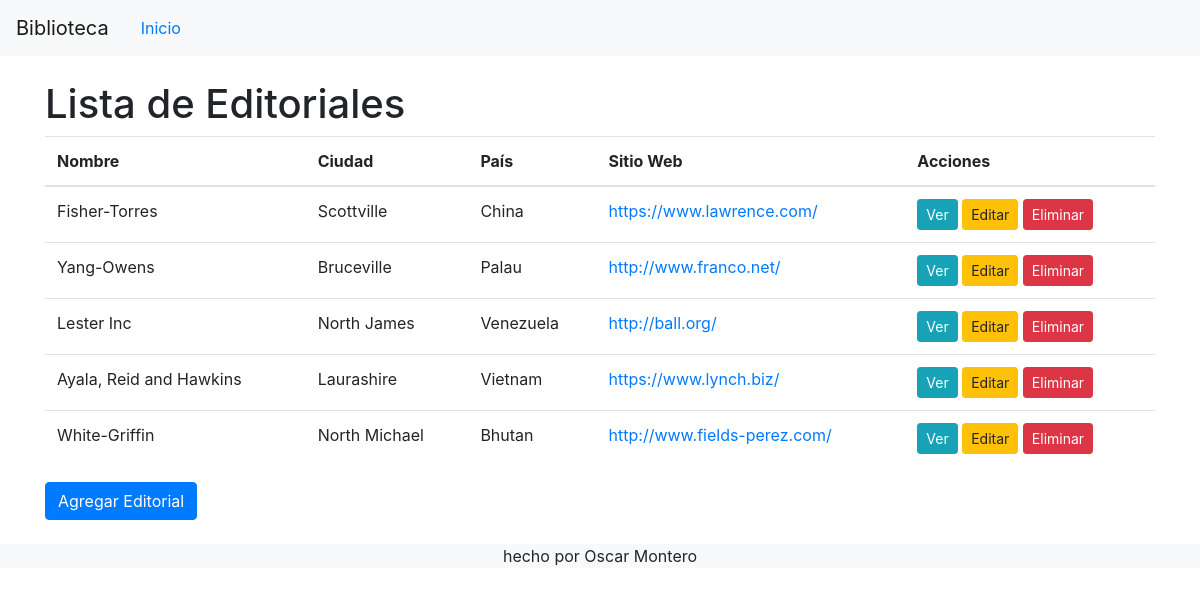
Page /publishers/ on the earlier database version.
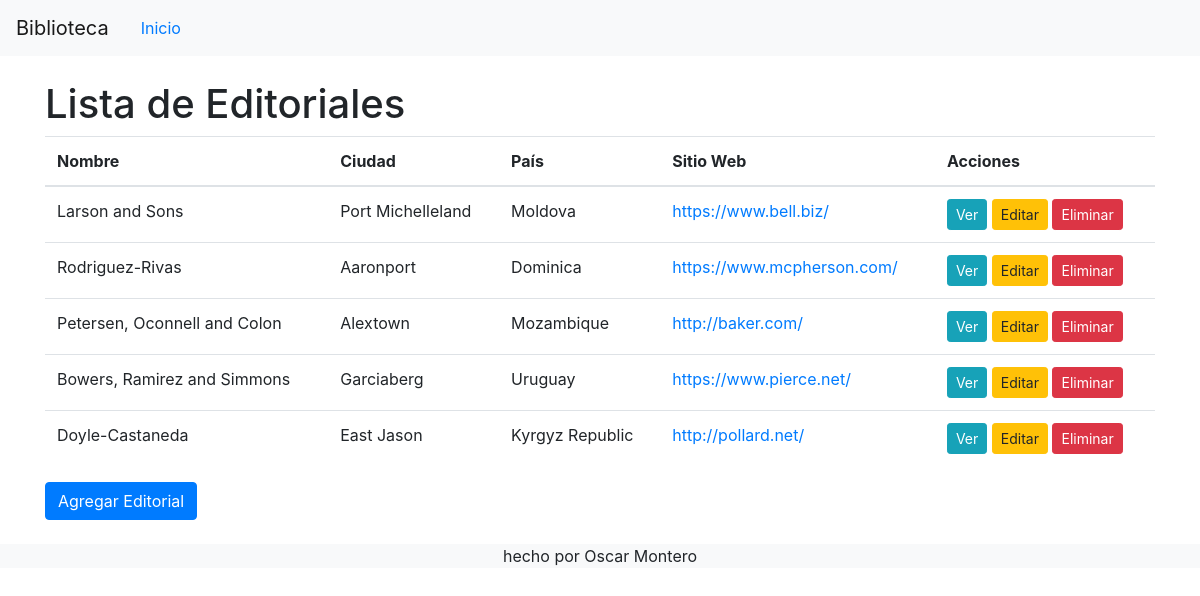
Same page on the later database version.
### library/models.py (models this page shows)
class Publisher(models.Model):
    name = models.CharField(max_length=100)
    address = models.CharField(max_length=200)
    city = models.CharField(max_length=100)
    state_province = models.CharField(max_length=100)
    country = models.CharField(max_length=100)
    website = models.URLField()

### library/views.py (the view)
# urls.py: path('publishers/', views.publisher_list, name='publisher_list'),
def publisher_list(request):
    publishers = Publisher.objects.all()
    return render(request, 'publisher_list.html', {'publishers': publishers})

### library/templates/publisher_list.html (shortened to what this page needs)
{% extends 'index.html' %}
{% block content %}
<h1>Lista de Editoriales</h1>
<table class="table">
    <thead>
        <tr>
            <th>Nombre</th>
            <th>Ciudad</th>
            <th>País</th>
            <th>Sitio Web</th>
            <th>Acciones</th>
        </tr>
    </thead>
    <tbody>
        {% for publisher in publishers %}
        <tr>
            <td>{{ publisher.name }}</td>
            <td>{{ publisher.city }}</td>
            <td>{{ publisher.country }}</td>
            <td><a href="{{ publisher.website }}" target="_blank">{{ publisher.website }}</a></td>
            <td>
                <a href="{% url 'publisher_detail' publisher.id %}" class="btn btn-info btn-sm">Ver</a>
                <a href="{% url 'publisher_edit' publisher.id %}" class="btn btn-warning btn-sm">Editar</a>
                <button onclick="showDeleteModal('{{ publisher.id }}', '{{ publisher.name }}')" class="btn btn-danger btn-sm">Eliminar</button>
            </td>
        </tr>
        {% endfor %}
    </tbody>
</table>
<a href="{% url 'publisher_create' %}" class="btn btn-primary">Agregar Editorial</a>
{% endblock %}

### library/templates/index.html (shortened to what this page needs)
{% load static %}
<!DOCTYPE html>
<html lang="es">
<head>
	<link href="https://stackpath.bootstrapcdn.com/bootstrap/4.5.2/css/bootstrap.min.css" rel="stylesheet">
</head>
<body>
	<nav class="navbar navbar-expand-lg navbar-light bg-light">
		<a class="navbar-brand">Biblioteca</a>
		<div class="collapse navbar-collapse">
			<a class="nav-link" href="{% url 'home' %}">Inicio</a>
		</div>
	</nav>
	<div class="container mt-4">
		{% block content %}{% endblock %}
	</div>
	<footer class="footer bg-light text-center mt-4">
		<p>hecho por Oscar Montero</p>
	</footer>
</body>
</html>

Differences in the rows shown:
removed Publisher: name "Fisher-Torres", city "Scottville", country "China", website "https://www.lawrence.com/"
removed Publisher: name "Yang-Owens", city "Bruceville", country "Palau", website "http://www.franco.net/"
removed Publisher: name "Lester Inc", city "North James", country "Venezuela", website "http://ball.org/"
removed Publisher: name "Ayala, Reid and Hawkins", city "Laurashire", country "Vietnam", website "https://www.lynch.biz/"
removed Publisher: name "White-Griffin", city "North Michael", country "Bhutan", website "http://www.fields-perez.com/"
added Publisher: name "Larson and Sons", city "Port Michelleland", country "Moldova", website "https://www.bell.biz/"
added Publisher: name "Rodriguez-Rivas", city "Aaronport", country "Dominica", website "https://www.mcpherson.com/"
added Publisher: name "Petersen, Oconnell and Colon", city "Alextown", country "Mozambique", website "http://baker.com/"
added Publisher: name "Bowers, Ramirez and Simmons", city "Garciaberg", country "Uruguay", website "https://www.pierce.net/"
added Publisher: name "Doyle-Castaneda", city "East Jason", country "Kyrgyz Republic", website "http://pollard.net/"
